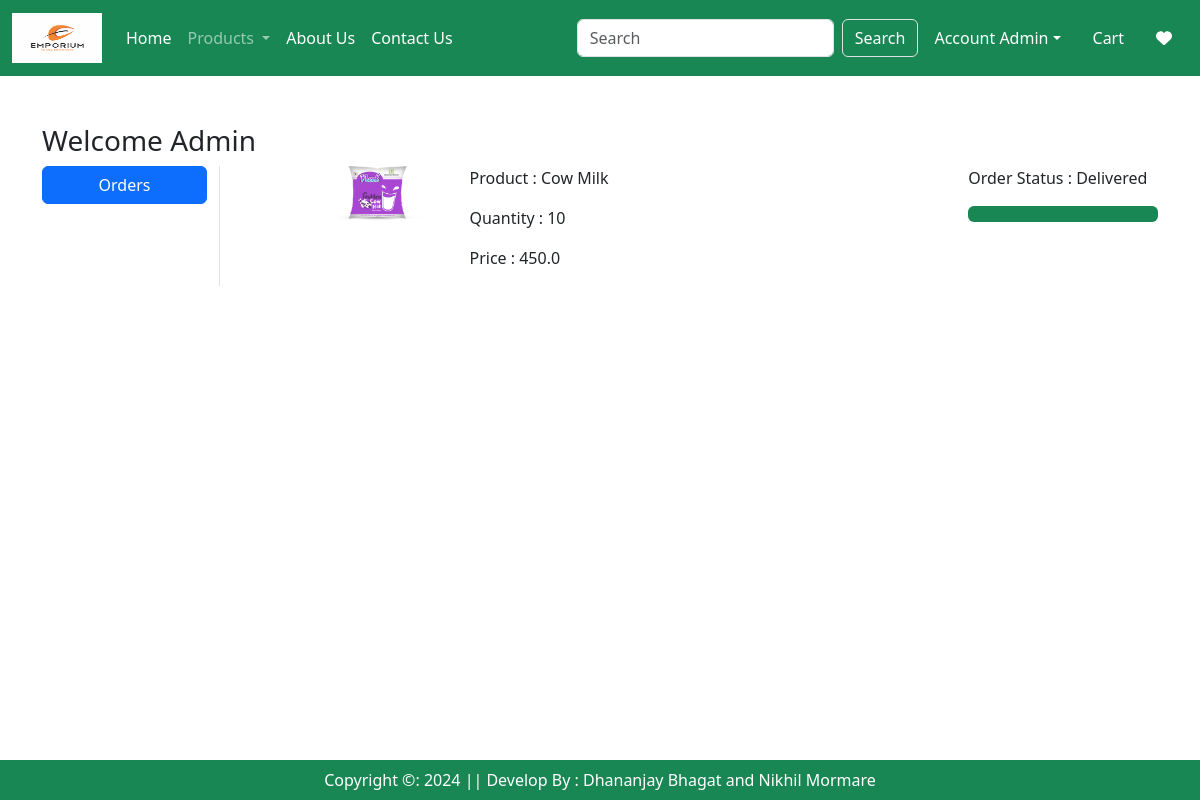
Before: /orders/ (signed in) with the older database file.
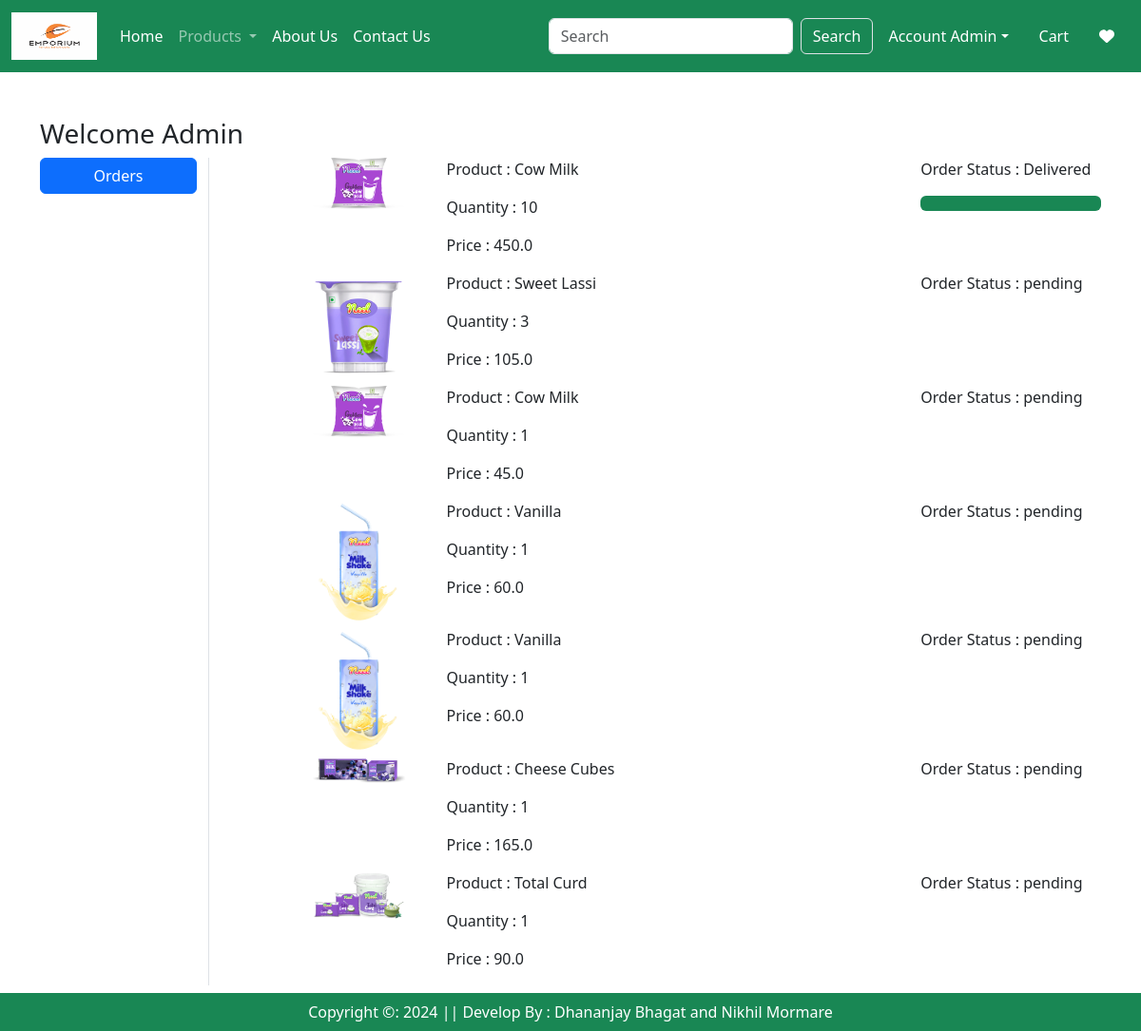
After: the same page with the newer database file.
### app/models.py (models this page shows, shortened)
class OrderPlaced(models.Model):
    user = models.ForeignKey(User, on_delete=models.CASCADE)
    customer = models.ForeignKey(Customer, on_delete=models.CASCADE)
    product = models.ForeignKey(Product, on_delete=models.CASCADE)
    quantity = models.PositiveIntegerField(default=1)
    ordered_date = models.DateTimeField(auto_now_add=True)
    status = models.CharField(max_length=50, choices=STATUS_CHOICES, default='pending')
    payment = models.ForeignKey(Payment, on_delete=models.CASCADE, default="")
    @property
    def total_cost(self):
        return self.quantity * self.product.discounted_price

class Product(models.Model):
    title = models.CharField(max_length=100)
    selling_price = models.FloatField()
    discounted_price = models.FloatField()
    description = models.TextField()
    composition = models.TextField(default='')
    prodapp = models.TextField(default='')
    category = models.CharField(choices=CATEGORY_CHOICES, max_length=2)
    product_images = models.ImageField(upload_to='product')

### app/views.py (the view)
# urls.py: path('orders/',views.orders, name='orders'),
@login_required
def orders(request):
    totalitem = 0
    if request.user.is_authenticated:
        totalitem = len(Cart.objects.filter(user=request.user))
    order_placed = OrderPlaced.objects.filter(user=request.user)
    return render(request, 'app/orders.html', locals())

### app/templates/app/orders.html (shortened to what this page needs)
{% extends 'app/base.html' %}
{% load static %}
{% block main-content %}
<div class="container my-5">
    <div class="row">
        <h3>Welcome <span class="text-capitalize">{{request.user}}</span></h3>
        <div class="col-sm-2 border-end">
            <ul class="list-unstyled">
                <li class="d-grid"><a href="{% url 'orders' %}" class="btn btn-primary">Orders</a></li>
            </ul>
        </div>
        <div class="col-sm-9 offset-sm-1">
            {% for op in order_placed %}
            <div class="row">
                <div class="col-sm-2">
                    <img src="{{op.product.product_images.url}}" class="img-fluid" height="100" width="100">
                </div>
                <div class="col-sm-7">
                    <p>Product : {{op.product.title}}</p>
                    <p>Quantity : {{op.quantity}}</p>
                    <p>Price : {{op.total_cost}}</p>
                </div>
                <div class="col-sm-3">
                    <p>Order Status : {{op.status}}</p>
                    {% if op.status == 'Delivered' %}
                    <div class="progress">
                        <div class="progress-bar bg-success" role="progressbar" style="width: 100%" aria-valuenow="100" aria-valuemin="0" aria-valuemax="100"></div>
                    </div>
                    {% endif %}
                </div>
            </div>
            {% endfor %}
        </div>
    </div>
</div>
{% endblock main-content %}

### app/templates/app/base.html (shortened to what this page needs)
<!DOCTYPE html>
{% load static %}
<html lang="en">
<head>
    <link href="https://cdn.jsdelivr.net/npm/bootstrap@5.3.0/dist/css/bootstrap.min.css" rel="stylesheet"
>
    <link rel="stylesheet" href="{% static 'app/css/owl.carousel.min.css' %}">
    <link rel="stylesheet" href="{% static 'app/css/all.min.css' %}">
    <link rel="stylesheet" href="{% static 'app/css/style.css' %}">
</head>
<body>
<nav class="navbar navbar-expand-lg navbar-dark bg-success">
    <div class="container-fluid">
        <a class="navbar-brand" href="#">
            <img src="{% static '\app\images\banner\product\emporiumlogo.png' %}" width="90" height="50"/>
        </a>
        <div class="collapse navbar-collapse" id="navbarSupportedContent">
            <ul class="navbar-nav me-auto mb-2 mb-lg-0">
                {% if request.user.is_authenticated %}
                <li class="nav-item">
                    <a class="nav-link active" aria-current="page" href="/">Home</a>
                </li>
                <li class="nav-item dropdown">
                    <a class="nav-link dropdown-toggle" href="#" role="button" data-bs-toggle="dropdown"
                       aria-expanded="false">
                        Products
                    </a>
                </li>
                <li class="nav-item">
                    <a class="nav-link text-white" href="{% url 'about' %}">About Us</a>
                </li>
                <li class="nav-item">
                    <a class="nav-link text-white" href="{% url 'contact' %}">Contact Us</a>
                </li>
            </ul>
            <form class="d-flex" role="search" action="/search">
                <input class="form-control me-2" type="search" placeholder="Search" name="search" aria-label="Search">
                <button class="btn btn-outline-success border text-white" type="submit">Search</button>
            </form>
        </div>
        <ul class="navbar-nav me-auto mb-2 mb-lg-0">
            <li class="nav-item dropdown mx-2">
                <a class="nav-link dropdown-toggle text-white" href="#" id="profileDropdown" role="button"
                   data-bs-toggle="dropdown" aria-expanded="false">Account {{request.user.username|capfirst}}</a>
            </li>
            <li class="nav-item mx-2">
                <a href="{% url 'showcart' %}" class="nav-link text-white"> Cart</a>
            </li>
            <li class="nav-item mx-2">
                <a href="{% url 'showwishlist' %}" class="nav-link text-white"> <i class="fa fa-heart"></i></a>
            </li>
            {% endif %}
        </ul>
    </div>
</nav>
{% block main-content %}{% endblock main-content %}
<footer class="container-fluid bg-success fixed-bottom text-center text-white p-2 mt-5"> Copyright &copy: 2024 ||
    Develop By : Dhananjay Bhagat and Nikhil Mormare
</footer>
</body>
</html>

Changed rows visible on the page:
added OrderPlaced: product.product_images (picture), product "Sweet Lassi", quantity "3", total_cost "105.0", status "pending"
added OrderPlaced: product.product_images (picture), product "Cow Milk", quantity "1", total_cost "45.0", status "pending"
added OrderPlaced: product.product_images (picture), product "Vanilla", quantity "1", total_cost "60.0", status "pending"
added OrderPlaced: product.product_images (picture), product "Vanilla", quantity "1", total_cost "60.0", status "pending"
added OrderPlaced: product.product_images (picture), product "Cheese Cubes", quantity "1", total_cost "165.0", status "pending"
added OrderPlaced: product.product_images (picture), product "Total Curd", quantity "1", total_cost "90.0", status "pending"
